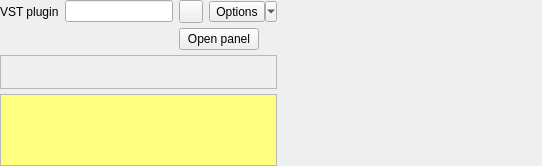
<?xml version="1.0" encoding="UTF-8"?>
<ui version="4.0">
 <class>VSTPluginFilterGUI</class>
 <widget class="QWidget" name="VSTPluginFilterGUI">
  <property name="geometry">
   <rect>
    <x>0</x>
    <y>0</y>
    <width>542</width>
    <height>166</height>
   </rect>
  </property>
  <property name="windowTitle">
   <string notr="true"/>
  </property>
  <layout class="QGridLayout" name="gridLayout_3" columnstretch="0,0,0,0,1">
   <property name="leftMargin">
    <number>0</number>
   </property>
   <property name="topMargin">
    <number>0</number>
   </property>
   <property name="rightMargin">
    <number>0</number>
   </property>
   <property name="bottomMargin">
    <number>0</number>
   </property>
   <property name="verticalSpacing">
    <number>5</number>
   </property>
   <item row="0" column="1">
    <widget class="ResizingLineEdit" name="pathLineEdit"/>
   </item>
   <item row="1" column="2" colspan="2">
    <widget class="QPushButton" name="openPanelButton">
     <property name="sizePolicy">
      <sizepolicy hsizetype="Fixed" vsizetype="Fixed">
       <horstretch>0</horstretch>
       <verstretch>0</verstretch>
      </sizepolicy>
     </property>
     <property name="text">
      <string>Open panel</string>
     </property>
    </widget>
   </item>
   <item row="0" column="0">
    <widget class="QLabel" name="label">
     <property name="sizePolicy">
      <sizepolicy hsizetype="Fixed" vsizetype="Preferred">
       <horstretch>0</horstretch>
       <verstretch>0</verstretch>
      </sizepolicy>
     </property>
     <property name="text">
      <string>VST plugin</string>
     </property>
    </widget>
   </item>
   <item row="1" column="0" colspan="2">
    <widget class="QLabel" name="statusLabel">
     <property name="text">
      <string notr="true"/>
     </property>
    </widget>
   </item>
   <item row="0" column="4">
    <spacer name="horizontalSpacer">
     <property name="orientation">
      <enum>Qt::Horizontal</enum>
     </property>
     <property name="sizeHint" stdset="0">
      <size>
       <width>40</width>
       <height>20</height>
      </size>
     </property>
    </spacer>
   </item>
   <item row="0" column="3">
    <widget class="QToolButton" name="optionsButton">
     <property name="text">
      <string>Options</string>
     </property>
     <property name="popupMode">
      <enum>QToolButton::MenuButtonPopup</enum>
     </property>
     <property name="toolButtonStyle">
      <enum>Qt::ToolButtonTextOnly</enum>
     </property>
    </widget>
   </item>
   <item row="0" column="2">
    <widget class="QToolButton" name="selectButton">
     <property name="text">
      <string notr="true"/>
     </property>
     <property name="icon">
      <iconset resource="../Editor.qrc">
       <normaloff>:/icons/document-open.ico</normaloff>:/icons/document-open.ico</iconset>
     </property>
    </widget>
   </item>
   <item row="2" column="0" colspan="4">
    <widget class="QFrame" name="frame">
     <property name="frameShape">
      <enum>QFrame::StyledPanel</enum>
     </property>
     <property name="frameShadow">
      <enum>QFrame::Raised</enum>
     </property>
    </widget>
   </item>
   <item row="3" column="0" colspan="4">
    <widget class="QPlainTextEdit" name="warningTextEdit">
     <property name="sizePolicy">
      <sizepolicy hsizetype="Expanding" vsizetype="Preferred">
       <horstretch>0</horstretch>
       <verstretch>0</verstretch>
      </sizepolicy>
     </property>
     <property name="palette">
      <palette>
       <active>
        <colorrole role="Base">
         <brush brushstyle="SolidPattern">
          <color alpha="255">
           <red>255</red>
           <green>255</green>
           <blue>127</blue>
          </color>
         </brush>
        </colorrole>
       </active>
       <inactive>
        <colorrole role="Base">
         <brush brushstyle="SolidPattern">
          <color alpha="255">
           <red>255</red>
           <green>255</green>
           <blue>127</blue>
          </color>
         </brush>
        </colorrole>
       </inactive>
       <disabled>
        <colorrole role="Base">
         <brush brushstyle="SolidPattern">
          <color alpha="255">
           <red>240</red>
           <green>240</green>
           <blue>240</blue>
          </color>
         </brush>
        </colorrole>
       </disabled>
      </palette>
     </property>
     <property name="sizeAdjustPolicy">
      <enum>QAbstractScrollArea::AdjustToContents</enum>
     </property>
    </widget>
   </item>
  </layout>
  <action name="embedAction">
   <property name="checkable">
    <bool>true</bool>
   </property>
   <property name="text">
    <string>Embed</string>
   </property>
  </action>
 </widget>
 <customwidgets>
  <customwidget>
   <class>ResizingLineEdit</class>
   <extends>QLineEdit</extends>
   <header>Editor/widgets/ResizingLineEdit.h</header>
  </customwidget>
 </customwidgets>
 <resources>
  <include location="../Editor.qrc"/>
 </resources>
 <connections>
  <connection>
   <sender>optionsButton</sender>
   <signal>clicked()</signal>
   <receiver>optionsButton</receiver>
   <slot>showMenu()</slot>
   <hints>
    <hint type="sourcelabel">
     <x>288</x>
     <y>12</y>
    </hint>
    <hint type="destinationlabel">
     <x>288</x>
     <y>12</y>
    </hint>
   </hints>
  </connection>
 </connections>
</ui>
